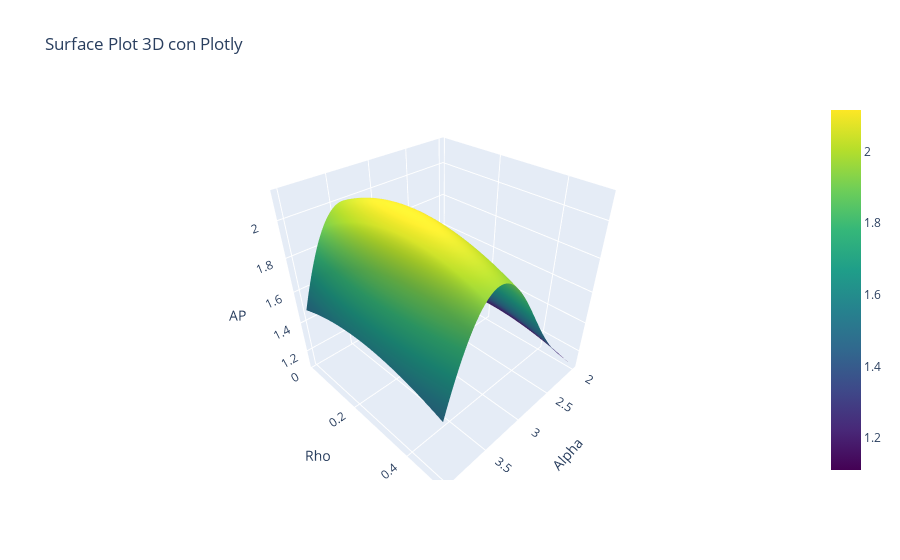

Write notebook code for a chart like this one.
### Code cell
import plotly.graph_objs as go
import numpy as np

# Datos de ejemplo (coordenadas x, y, z y clase)
alphas = [2, 2, 2, 2, 2, 3.5, 3.5, 3.5, 3.5, 3.5, 3.5, 3.5, 4, 4]
rhos = [0.01, 0.1, 0.1, 0.2, 0.2, 0.01, 0.2, 0.3, 0.5, 0.015, 0.2, 0.3, 0.2, 0.3]
ap = [0.37, 0.24, 0.28, 0.56, 0.8, 0.33, 0.8, 0.76, 0.68, 0.5, 0.76, 0.74, 0.73, 0.77]
weighting = [0, 0, 0, 1, 0, 0, 0, 0, 0, 0, 1, 1, 0, 0]

# Convertir listas a matrices numpy
alphas = np.array(alphas)
rhos = np.array(rhos)
ap = np.array(ap)

# Crear la malla de puntos en el espacio 3D
alpha_range = np.linspace(min(alphas), max(alphas), 100)
rho_range = np.linspace(min(rhos), max(rhos), 100)
alpha_grid, rho_grid = np.meshgrid(alpha_range, rho_range)
ap_surface = np.zeros_like(alpha_grid)

# Calcular el valor de AP para cada punto en la malla
for i in range(len(alphas)):
    ap_surface += weighting[i] * np.exp(-((alpha_grid - alphas[i])**2 + (rho_grid - rhos[i])**2))

# Crear la superficie
surface = go.Surface(x=alpha_grid, y=rho_grid, z=ap_surface, colorscale='Viridis')

# Definir el diseño del gráfico
layout = go.Layout(
    title='Surface Plot 3D con Plotly',
    scene=dict(
        xaxis=dict(title='Alpha'),
        yaxis=dict(title='Rho'),
        zaxis=dict(title='AP')
    )
)

# Crear la figura
fig = go.Figure(data=[surface], layout=layout)

# Mostrar el gráfico
fig.show()

### Figure 1 — Plotly figure (JSON) as saved in the notebook; plotly's stock layout.template omitted (floating-point values rounded to 4 significant figures; data arrays with more than 128 entries replaced by an {"elided": "..."} marker saying what was removed)
{"data": [{"colorscale": [[0, "#440154"], [0.1111, "#482878"], [0.2222, "#3e4989"], [0.3333, "#31688e"], [0.4444, "#26828e"], [0.5556, "#1f9e89"], [0.6667, "#35b779"], [0.7778, "#6ece58"], [0.8889, "#b5de2b"], [1, "#fde725"]], "type": "surface", "x": {"elided": "100x100 float values"}, "y": {"elided": "100x100 float values"}, "z": {"elided": "100x100 float values"}}], "layout": {"scene": {"xaxis": {"title": {"text": "Alpha"}}, "yaxis": {"title": {"text": "Rho"}}, "zaxis": {"title": {"text": "AP"}}}, "title": {"text": "Surface Plot 3D con Plotly"}}}
